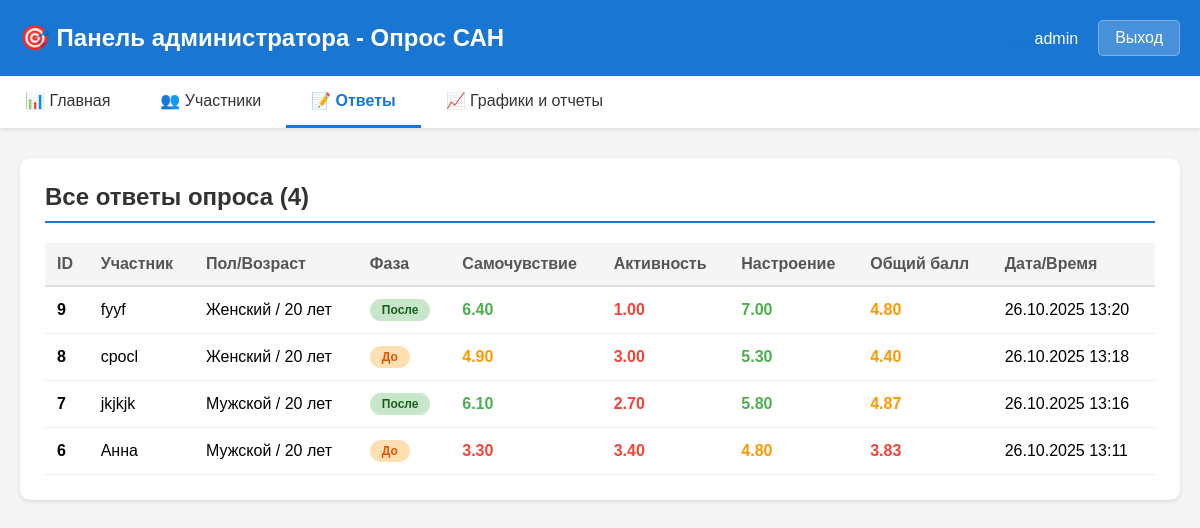
The app's page /responses/ (signed in), older data.
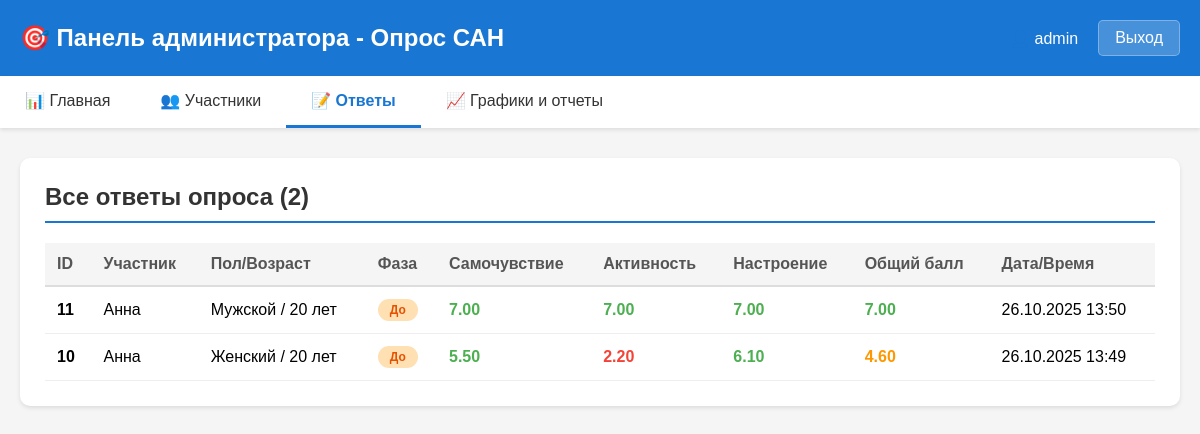
The same page, newer data.
### san_app/models.py (models this page shows, shortened)
class Response(models.Model):
    participant = models.ForeignKey(Participant, on_delete=models.CASCADE, related_name="responses")
    timestamp = models.DateTimeField(auto_now_add=True, verbose_name="Дата и время")
    phase = models.CharField(max_length=10, choices=[('before', 'До занятия'), ('after', 'После занятия')], verbose_name="Фаза")
    q1 = models.IntegerField(default=0, verbose_name="1. Самочувствие хорошее / плохое")
    q2 = models.IntegerField(default=0, verbose_name="2. Сильный / слабый")
    q3 = models.IntegerField(default=0, verbose_name="3. Пассивный / активный")
    q4 = models.IntegerField(default=0, verbose_name="4. Малоподвижный / подвижный")
    q5 = models.IntegerField(default=0, verbose_name="5. Веселый / грустный")
    q6 = models.IntegerField(default=0, verbose_name="6. Хорошее настроение / плохое")
    q7 = models.IntegerField(default=0, verbose_name="7. Работоспособный / разбитый")
    q8 = models.IntegerField(default=0, verbose_name="8. Полный сил / обессиленный")
    q9 = models.IntegerField(default=0, verbose_name="9. Медлительный / быстрый")
    q10 = models.IntegerField(default=0, verbose_name="10. Бездеятельный / деятельный")
    q11 = models.IntegerField(default=0, verbose_name="11. Счастливый / несчастный")
    q12 = models.IntegerField(default=0, verbose_name="12. Жизнерадостный / мрачный")
    q13 = models.IntegerField(default=0, verbose_name="13. Напряженный / расслабленный")
    q14 = models.IntegerField(default=0, verbose_name="14. Здоровый / больной")
    q15 = models.IntegerField(default=0, verbose_name="15. Безучастный / увлеченный")
    q16 = models.IntegerField(default=0, verbose_name="16. Равнодушный / взволнованный")
    q17 = models.IntegerField(default=0, verbose_name="17. Восторженный / унылый")
    q18 = models.IntegerField(default=0, verbose_name="18. Радостный / печальный")
    q19 = models.IntegerField(default=0, verbose_name="19. Отдохнувший / усталый")
    q20 = models.IntegerField(default=0, verbose_name="20. Свежий / изнуренный")
    q21 = models.IntegerField(default=0, verbose_name="21. Сонливый / возбужденный")
    q22 = models.IntegerField(default=0, verbose_name="22. Желание отдохнуть / работать")
    q23 = models.IntegerField(default=0, verbose_name="23. Спокойный / озабоченный")
    q24 = models.IntegerField(default=0, verbose_name="24. Оптимистичный / пессимистичный")
    q25 = models.IntegerField(default=0, verbose_name="25. Выносливый / утомляемый")
    q26 = models.IntegerField(default=0, verbose_name="26. Бодрый / вялый")
    q27 = models.IntegerField(default=0, verbose_name="27. Соображать трудно / легко")
    q28 = models.IntegerField(default=0, verbose_name="28. Рассеянный / внимательный")
    q29 = models.IntegerField(default=0, verbose_name="29. Полный надежд / разочарованный")
    q30 = models.IntegerField(default=0, verbose_name="30. Довольный / недовольный")
    POLARITIES = [
        True, True, False, False, True, True, True, True, False, False,
        True, True, False, True, False, False, True, True, True, True,
        False, False, True, True, True, True, False, False, True, True
    ]
    WELLBEING_ITEMS = [1, 2, 7, 8, 13, 14, 19, 20, 25, 26]
    ACTIVITY_ITEMS = [3, 4, 9, 10, 15, 16, 21, 22, 27, 28]
    MOOD_ITEMS = [5, 6, 11, 12, 17, 18, 23, 24, 29, 30]
    def get_score(self, q_num):
        value = getattr(self, f'q{q_num}')
        is_left_pos = self.POLARITIES[q_num - 1]
        if is_left_pos:
            return 4 + value  # +3 -> 7, -3 -> 1
        else:
            return 4 - value  # +3 -> 1, -3 -> 7
    @property
    def wellbeing_score(self):
        scores = [self.get_score(i) for i in self.WELLBEING_ITEMS]
        return sum(scores) / 10
    @property
    def activity_score(self):
        scores = [self.get_score(i) for i in self.ACTIVITY_ITEMS]
        return sum(scores) / 10
    @property
    def mood_score(self):
        scores = [self.get_score(i) for i in self.MOOD_ITEMS]
        return sum(scores) / 10
    @property
    def overall_score(self):
        scores = [self.get_score(i) for i in range(1, 31)]
        return sum(scores) / 30

class Participant(models.Model):
    user = models.ForeignKey(User, on_delete=models.CASCADE, related_name="participants", null=True, blank=True)
    name = models.CharField(max_length=100, verbose_name="Фамилия, инициалы")
    gender = models.CharField(max_length=1, choices=[('M', 'Мужской'), ('F', 'Женский')], verbose_name="Пол")
    birth_date = models.DateField(verbose_name="Дата рождения")
    @property
    def age(self):
        today = date.today()
        return today.year - self.birth_date.year - ((today.month, today.day) < (self.birth_date.month, self.birth_date.day))

### san_app/views.py (the view)
# urls.py: path('responses/', views.responses_list, name='responses_list'),
@login_required
@user_passes_test(is_admin)
def responses_list(request):
    responses = Response.objects.select_related('participant').order_by('-timestamp')
    return render(request, 'responses_list.html', {'responses': responses})

### san_app/views.py (called while the page is built)
def is_admin(user):
    return user.is_authenticated and user.is_staff

### san_app/templates/responses_list.html (shortened to what this page needs)
<!DOCTYPE html>
<html lang="ru">
<head>
</head>
<body>
    <div class="header">
        <div class="header-content">
            <h1>🎯 Панель администратора - Опрос САН</h1>
            <div class="user-info">
                <span>👤 {{ request.user.username }}</span>
                <a href="{% url 'logout' %}" class="logout-btn">Выход</a>
            </div>
        </div>
    </div>
    <nav class="nav">
        <div class="nav-content">
            <a href="{% url 'admin_dashboard' %}">📊 Главная</a>
            <a href="{% url 'participants_list' %}">👥 Участники</a>
            <a href="{% url 'responses_list' %}" class="active">📝 Ответы</a>
            <a href="{% url 'report' %}">📈 Графики и отчеты</a>
        </div>
    </nav>
    <div class="container">
        <div class="section">
            <h2>Все ответы опроса ({{ responses|length }})</h2>
            {% if responses %}
            <table>
                <thead>
                    <tr>
                        <th>ID</th>
                        <th>Участник</th>
                        <th>Пол/Возраст</th>
                        <th>Фаза</th>
                        <th>Самочувствие</th>
                        <th>Активность</th>
                        <th>Настроение</th>
                        <th>Общий балл</th>
                        <th>Дата/Время</th>
                    </tr>
                </thead>
                <tbody>
                    {% for response in responses %}
                    <tr>
                        <td><strong>{{ response.id }}</strong></td>
                        <td>{{ response.participant.name }}</td>
                        <td>{{ response.participant.get_gender_display }} / {{ response.participant.age }} лет</td>
                        <td>
                            <span class="badge {{ response.phase }}">
                                {% if response.phase == 'before' %}До{% else %}После{% endif %}
                            </span>
                        </td>
                        <td>
                            <span class="score {% if response.wellbeing_score > 5.0 %}good{% elif response.wellbeing_score >= 4.0 %}normal{% else %}bad{% endif %}">
                                {{ response.wellbeing_score|floatformat:2 }}
                            </span>
                        </td>
                        <td>
                            <span class="score {% if response.activity_score > 5.0 %}good{% elif response.activity_score >= 4.0 %}normal{% else %}bad{% endif %}">
                                {{ response.activity_score|floatformat:2 }}
                            </span>
                        </td>
                        <td>
                            <span class="score {% if response.mood_score > 5.0 %}good{% elif response.mood_score >= 4.0 %}normal{% else %}bad{% endif %}">
                                {{ response.mood_score|floatformat:2 }}
                            </span>
                        </td>
                        <td>
                            <span class="score {% if response.overall_score > 5.0 %}good{% elif response.overall_score >= 4.0 %}normal{% else %}bad{% endif %}">
                                {{ response.overall_score|floatformat:2 }}
                            </span>
                        </td>
                        <td>{{ response.timestamp|date:"d.m.Y H:i" }}</td>
                    </tr>
                    {% endfor %}
                </tbody>
            </table>
            {% else %}
            <div class="no-data">
                Пока нет ответов
            </div>
            {% endif %}
        </div>
    </div>
</body>
</html>

Row changes from the older to the newer data that the page shows:
removed Response: id "9", participant.name "fyyf", participant.gender "Женский", participant.age "20", phase "После", wellbeing_score "6.40", activity_score "1.00", mood_score "7.00", overall_score "4.80", timestamp "26.10.2025 13:20"
removed Response: id "8", participant.name "cpocl", participant.gender "Женский", participant.age "20", phase "До", wellbeing_score "4.90", activity_score "3.00", mood_score "5.30", overall_score "4.40", timestamp "26.10.2025 13:18"
removed Response: id "7", participant.name "jkjkjk", participant.gender "Мужской", participant.age "20", phase "После", wellbeing_score "6.10", activity_score "2.70", mood_score "5.80", overall_score "4.87", timestamp "26.10.2025 13:16"
removed Response: id "6", participant.name "Анна", participant.gender "Мужской", participant.age "20", phase "До", wellbeing_score "3.30", activity_score "3.40", mood_score "4.80", overall_score "3.83", timestamp "26.10.2025 13:11"
added Response: id "11", participant.name "Анна", participant.gender "Мужской", participant.age "20", phase "До", wellbeing_score "7.00", activity_score "7.00", mood_score "7.00", overall_score "7.00", timestamp "26.10.2025 13:50"
added Response: id "10", participant.name "Анна", participant.gender "Женский", participant.age "20", phase "До", wellbeing_score "5.50", activity_score "2.20", mood_score "6.10", overall_score "4.60", timestamp "26.10.2025 13:49"
Text that changed along with them:
{{ responses|length }}: "4" → "2"
